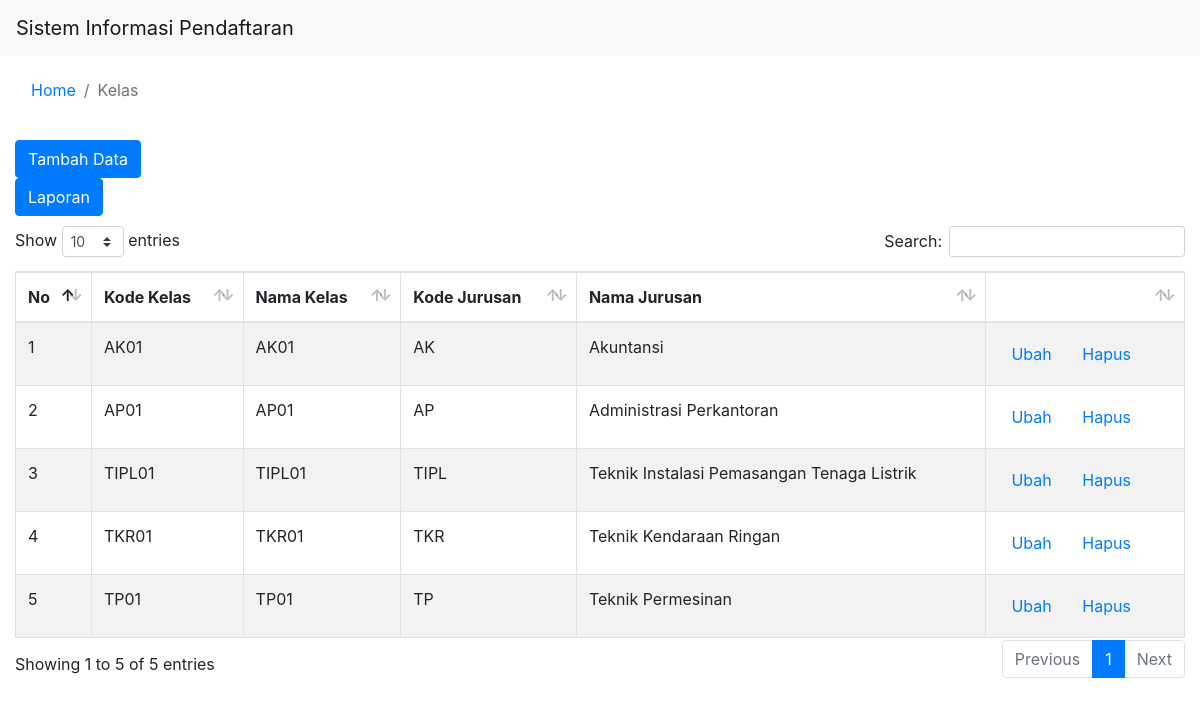
The page /index.php/kelas on the database its author committed.
### tables this page shows
CREATE TABLE `datakelas` (
  `kode_kelas` varchar(10) NOT NULL,
  `nama_kelas` varchar(15) DEFAULT NULL,
  `kode_jurusan` varchar(50) DEFAULT NULL,
  `nama_jurusan` varchar(50) DEFAULT NULL
);

### application/controllers/Kelas.php (called while the page is built, shortened)
<?php
class Kelas extends CI_Controller{
	function __construct(){
		$this->load->model('MJurusan');
		$this->load->model('MFormPendaftaran');
		$this->load->model('MKelas');
		$this->load->helper('url');
		$this->load->library('pdftc');
	}
	function index(){
		$data['data'] = $this->MKelas->getAll()->result();
		$data['kodeProgramKeahlian'] = $this->MJurusan->getDistinct()->result();
		$this->load->view('header');
		$this->load->view('kelas_home', $data);
		$this->load->view('footer');
	}
}

### index.php (called while the page is built, shortened)
<?php
require_once BASEPATH.'core/CodeIgniter.php';

### application/models/MKelas.php (called while the page is built, shortened)
<?php
class MKelas extends CI_Model{
	function getAll(){
		return $this->db->get('datakelas');
	}
}

### application/models/MJurusan.php (called while the page is built, shortened)
<?php
class MJurusan extends CI_Model{
	function getDistinct(){
		return $this->db->query("select kode_jurusan from jurusan ");
	}
}

### application/views/kelas_home.php (the view, shortened to what this page needs)
<div class="container-fluid">
	<?php
		$this->load->view("breadcrumb");
	?>
	<form target="_blank" method="GET" action="<?php echo base_url(). 'formpendaftaran/report'; ?>">
		<div class="row" style="margin-top: 10px">
			<div class="col-2" style="margin: 0; max-width: 160px;">
				<button type="button" class="btn btn-primary" data-toggle="modal" data-target="#exampleModal">Tambah Data</button>
				<a type="button" href="<?php echo base_url(). 'kelas/laporan'; ?>" class="btn btn-primary">Laporan</a>
			</div>
			<div class="col-sm-9"></div>
			</form>
		</div>
	<div class="row" style="margin-top: 10px">
		<div class="col-sm">
			<table id="example" class="table table-striped table-bordered" style="width:100%; margin-top: 10px">
		        <thead>
		            <tr>
		                <th>No</th>
		                <th>Kode Kelas</th>
		                <th>Nama Kelas</th>
		                <th>Kode Jurusan</th>
		                <th>Nama Jurusan</th>
		                <th></th>
		            </tr>
		        </thead>
		        <tbody>
		        	<?php
						$no = 1;
						foreach($data as $u){
					?>
			            <tr>
			                <td><?=$no++?></td>
			                <td><?=$u->kode_kelas?></td>
			                <td><?=$u->nama_kelas?></td>
			                <td><?=$u->kode_jurusan?></td>
			                <td><?=$u->nama_jurusan?></td>
			                <td>
			                	<a href="<?php echo base_url(). 'kelas/?kodeKelas='.$u->kode_kelas; ?>" class="btn btn-link">Ubah</a>
			                	<button onclick="confirmDelete('<?=$u->kode_kelas?>')" class="btn btn-link" data-toggle="modal" data-target="#staticBackdrop">Hapus</button>
			                </td>
			            </tr>
		            <?php
						}
					?>
		        </tbody>
		    </table>
		</div>
	</div>

### application/views/header.php (shortened to what this page needs)
<!doctype html>
<html lang="en">
  <head>
	 <link rel="stylesheet" type="text/css" href="<?=base_url('vendor/twbs/bootstrap/dist/css/bootstrap.min.css')?>">
   <link rel="stylesheet" type="text/css" href="<?=base_url('vendor/datatables/DataTables-1.10.22/css/dataTables.bootstrap4.min.css')?>">
  </head>
  <body>
	<nav class="navbar navbar-light bg-light">
	  <a class="navbar-brand" href="#">Sistem Informasi Pendaftaran</a>
	</nav>

### application/views/breadcrumb.php (shortened to what this page needs)
<div class="row" style="margin-top: 10px">
	<div class="col-sm">
		<ol class="breadcrumb bg-transparent">
		    <li class="breadcrumb-item"><a href="<?php echo base_url(); ?>">Home</a></li>
		    <?php
		    	$currentPage = "";
		    	if($this->uri->segment(1) == "kelas"){
		    		$currentPage = "Kelas";
		    	}
		    ?>
		    <li class="breadcrumb-item active" aria-current="page"><?=$currentPage;?></li>
		</ol>
	</div>
</div>

### application/views/footer.php
  </body>
</html>

### rows shown on the page
datakelas: kode_kelas "AK01", nama_kelas "AK01", kode_jurusan "AK", nama_jurusan "Akuntansi"
datakelas: kode_kelas "AP01", nama_kelas "AP01", kode_jurusan "AP", nama_jurusan "Administrasi Perkantoran"
datakelas: kode_kelas "TIPL01", nama_kelas "TIPL01", kode_jurusan "TIPL", nama_jurusan "Teknik Instalasi Pemasangan Tenaga Listrik"
datakelas: kode_kelas "TKR01", nama_kelas "TKR01", kode_jurusan "TKR", nama_jurusan "Teknik Kendaraan Ringan"
datakelas: kode_kelas "TP01", nama_kelas "TP01", kode_jurusan "TP", nama_jurusan "Teknik Permesinan"

### other values the page prints
$currentPage "Kelas"
